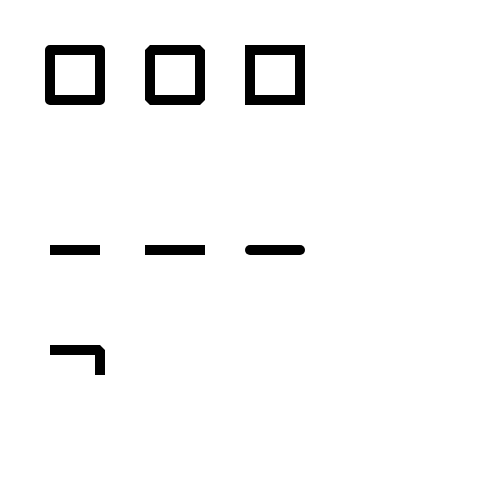
Frame 1 (no input)
Frame 60 (no input): identical to frame 1, image omitted
Frame 120 (the mouse pressed at the canvas centre since frame 60): identical to frame 1, image omitted

The p5.js sketch that drew this single still picture (run headless with seeded random() and noise() and a simulated clock; from frame 60 on, the mouse is pressed at the canvas centre):

// p5.js sketch
// ── sketch.js
// setup function - used for commands that need to run only once
function setup()
{
  // only put code here that you want to happen one time, 
  // at the start of your program

  // create a canvas element on the page
  createCanvas(500, 500);

  // fill in shapes with a white color (instead of black, which is the default fill color)
  fill(255);
  
  // set up a thick stroke weight so we can see the demo below
  strokeWeight(10);
  
  // strokeJoin affects the edges of connected shapes
  // strokeJoin options: ROUND, BEVEL, MITER (default)
  strokeJoin(ROUND);
  rect(50, 50, 50, 50);

  strokeJoin(BEVEL);
  rect(150, 50, 50, 50);

  strokeJoin(MITER);
  rect(250, 50, 50, 50);
  
  // strokeCap affects the edges of unconnected shapes
  // strokeCap options: SQUARE, PROJECT, ROUND (default)
  strokeCap(SQUARE);
  line(50, 250, 100, 250);

  strokeCap(PROJECT);
  line(150, 250, 200, 250);

  strokeCap(ROUND);
  line(250, 250, 300, 250);
  
  // demo of both techniques
  strokeCap(SQUARE);
  strokeJoin(BEVEL);
  beginShape();
  vertex(50, 350);
  vertex(100, 350);
  vertex(100, 375);
  endShape();

}

// draw function - used for commands that need to be repeated
function draw()
{
}
		
		
